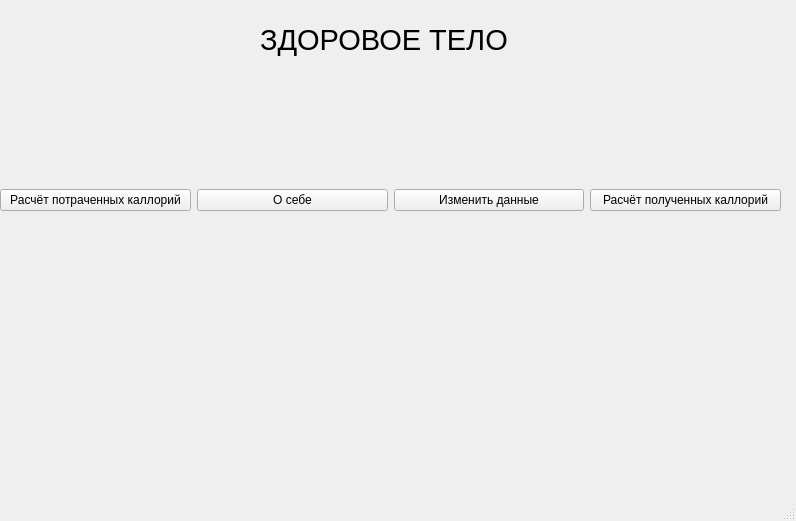
<?xml version="1.0" encoding="UTF-8"?>
<ui version="4.0">
 <class>MainWindow</class>
 <widget class="QMainWindow" name="MainWindow">
  <property name="geometry">
   <rect>
    <x>0</x>
    <y>0</y>
    <width>796</width>
    <height>521</height>
   </rect>
  </property>
  <property name="windowTitle">
   <string>MainWindow</string>
  </property>
  <widget class="QWidget" name="centralwidget">
   <widget class="QLabel" name="lbl_hi">
    <property name="geometry">
     <rect>
      <x>260</x>
      <y>0</y>
      <width>251</width>
      <height>81</height>
     </rect>
    </property>
    <property name="font">
     <font>
      <pointsize>22</pointsize>
     </font>
    </property>
    <property name="text">
     <string>ЗДОРОВОЕ ТЕЛО</string>
    </property>
    <property name="textFormat">
     <enum>Qt::RichText</enum>
    </property>
   </widget>
   <widget class="QWidget" name="horizontalLayoutWidget">
    <property name="geometry">
     <rect>
      <x>0</x>
      <y>160</y>
      <width>781</width>
      <height>80</height>
     </rect>
    </property>
    <layout class="QHBoxLayout" name="horizontalLayout">
     <item>
      <widget class="QPushButton" name="btn_spent">
       <property name="text">
        <string>Расчёт потраченных каллорий</string>
       </property>
      </widget>
     </item>
     <item>
      <widget class="QPushButton" name="btn_youself">
       <property name="text">
        <string>О себе</string>
       </property>
      </widget>
     </item>
     <item>
      <widget class="QPushButton" name="btn_add">
       <property name="text">
        <string>Изменить данные</string>
       </property>
      </widget>
     </item>
     <item>
      <widget class="QPushButton" name="btn_received">
       <property name="text">
        <string>Расчёт полученных каллорий</string>
       </property>
      </widget>
     </item>
    </layout>
   </widget>
   <widget class="QLabel" name="lbl_im">
    <property name="geometry">
     <rect>
      <x>210</x>
      <y>240</y>
      <width>341</width>
      <height>241</height>
     </rect>
    </property>
    <property name="text">
     <string/>
    </property>
    <property name="pixmap">
     <pixmap>../../Downloads/pi.jpg</pixmap>
    </property>
   </widget>
  </widget>
  <widget class="QMenuBar" name="menubar">
   <property name="geometry">
    <rect>
     <x>0</x>
     <y>0</y>
     <width>796</width>
     <height>21</height>
    </rect>
   </property>
  </widget>
  <widget class="QStatusBar" name="statusbar"/>
 </widget>
 <resources/>
 <connections/>
</ui>
